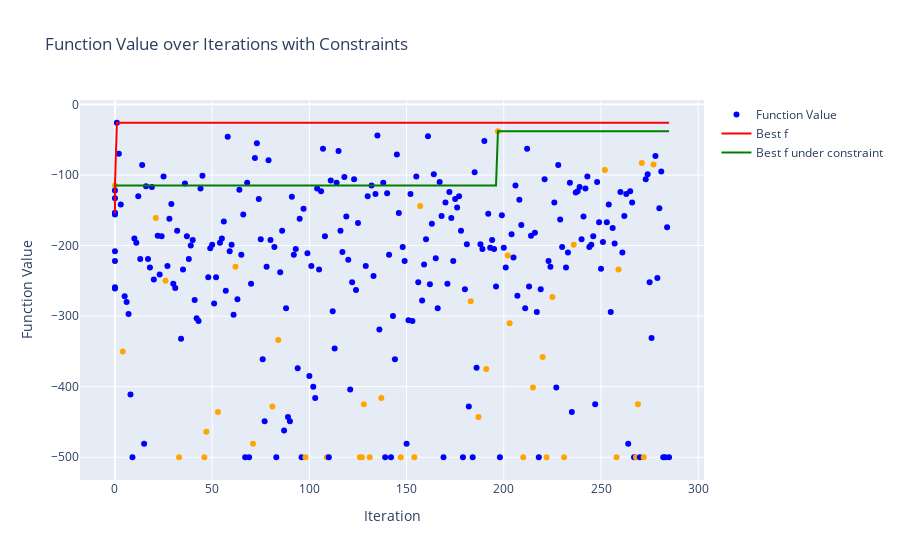

Here is the notebook cell this chart was saved with:
### Code cell
filename = search_log_files(LOG_DIR, ["2024-08-29", "tanh_6"])[1]
print(filename)
print()

log_file_path = os.path.join(LOG_DIR, filename)
df_merged, settings = parse_and_prepare_data(log_file_path)

print("実験設定")
display(settings)
print()
display(df_merged)

plot_function_values(df_merged)

### Figure 1 — Plotly figure (JSON) as saved in the notebook; plotly's stock layout.template omitted (floating-point values rounded to 4 significant figures; data arrays with more than 128 entries replaced by an {"elided": "..."} marker saying what was removed)
{"data": [{"marker": {"color": {"elided": "295 str values"}}, "mode": "markers", "name": "Function Value", "type": "scatter", "x": {"elided": "295 int values"}, "y": {"elided": "295 int values"}}, {"line": {"color": "red"}, "mode": "lines", "name": "Best f", "type": "scatter", "x": {"elided": "295 int values"}, "y": {"elided": "295 int values"}}, {"line": {"color": "green"}, "mode": "lines", "name": "Best f under constraint", "type": "scatter", "x": {"elided": "295 int values"}, "y": {"elided": "295 int values"}}], "layout": {"showlegend": true, "title": {"text": "Function Value over Iterations with Constraints"}, "xaxis": {"title": {"text": "Iteration"}}, "yaxis": {"title": {"text": "Function Value"}}}}
